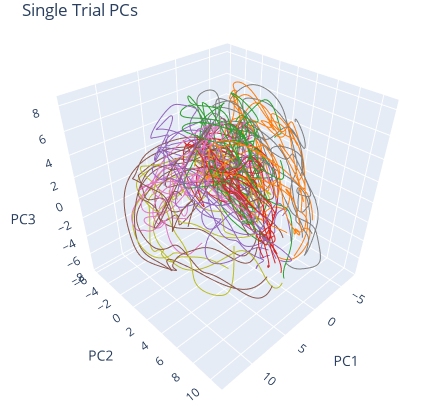

Notebook code cell kept with this figure:
### Code cell
# SINGLE TRIAL

fig = go.Figure()
for session in config.data.pretrain_sessions:    
    for cond_id, trials in trialized_data[session].groupby('condition'):
        for trial_id, trial in trials.groupby('trial_id'):
            pc_factors = pca.transform(trial.factors_smth)
            fig.add_trace(
                go.Scatter3d(
                    x=pc_factors[:, 0], 
                    y=pc_factors[:, 1], 
                    z=pc_factors[:, 2],
                    mode='lines',
                    line=dict(color=f'{colors.rgb2hex(cm.tab10(cond_id))}'),
                )
            )

fig.update_layout(
    width=430,
    height=410,
    autosize=False,
    showlegend=False,
    title={
        'text': "Single Trial PCs",
        'y':0.96,
        'yanchor': 'bottom'
    },
    scene=dict(
        xaxis_showspikes=False,
        yaxis_showspikes=False,
        zaxis_showspikes=False,
        xaxis_title="PC1",
        yaxis_title="PC2",
        zaxis_title="PC3",
        camera=dict(
            center=dict(
                x=0.065,
                y=0.0,
                z=-0.075,
                # z=-0.12,
            ),
            eye=dict(
                x=1.3, 
                y=1.3, 
                z=1.3
            )
        ),
        aspectratio = dict( x=1, y=1, z=1 ),
        aspectmode = 'manual'
    ),
)

fig.update_layout(margin=dict(r=0, l=0, b=0, t=20))
config2 = {'displayModeBar': False}
fig.show(config=config2)

### Figure 1 — Plotly figure (JSON) as saved in the notebook; plotly's stock layout.template omitted (floating-point values rounded to 4 significant figures; data arrays with more than 128 entries replaced by an {"elided": "..."} marker saying what was removed)
{"data": [{"line": {"color": "#ff7f0e"}, "mode": "lines", "type": "scatter3d", "x": {"elided": "200 float values"}, "y": {"elided": "200 float values"}, "z": {"elided": "200 float values"}}, {"line": {"color": "#ff7f0e"}, "mode": "lines", "type": "scatter3d", "x": {"elided": "200 float values"}, "y": {"elided": "200 float values"}, "z": {"elided": "200 float values"}}, {"line": {"color": "#ff7f0e"}, "mode": "lines", "type": "scatter3d", "x": {"elided": "200 float values"}, "y": {"elided": "200 float values"}, "z": {"elided": "200 float values"}}, {"line": {"color": "#ff7f0e"}, "mode": "lines", "type": "scatter3d", "x": {"elided": "200 float values"}, "y": {"elided": "200 float values"}, "z": {"elided": "200 float values"}}, {"line": {"color": "#2ca02c"}, "mode": "lines", "type": "scatter3d", "x": {"elided": "200 float values"}, "y": {"elided": "200 float values"}, "z": {"elided": "200 float values"}}, {"line": {"color": "#2ca02c"}, "mode": "lines", "type": "scatter3d", "x": {"elided": "200 float values"}, "y": {"elided": "200 float values"}, "z": {"elided": "200 float values"}}, {"line": {"color": "#2ca02c"}, "mode": "lines", "type": "scatter3d", "x": {"elided": "200 float values"}, "y": {"elided": "200 float values"}, "z": {"elided": "200 float values"}}, {"line": {"color": "#2ca02c"}, "mode": "lines", "type": "scatter3d", "x": {"elided": "200 float values"}, "y": {"elided": "200 float values"}, "z": {"elided": "200 float values"}}, {"line": {"color": "#d62728"}, "mode": "lines", "type": "scatter3d", "x": {"elided": "200 float values"}, "y": {"elided": "200 float values"}, "z": {"elided": "200 float values"}}, {"line": {"color": "#d62728"}, "mode": "lines", "type": "scatter3d", "x": {"elided": "200 float values"}, "y": {"elided": "200 float values"}, "z": {"elided": "200 float values"}}, {"line": {"color": "#d62728"}, "mode": "lines", "type": "scatter3d", "x": {"elided": "200 float values"}, "y": {"elided": "200 float values"}, "z": {"elided": "200 float values"}}, {"line": {"color": "#d62728"}, "mode": "lines", "type": "scatter3d", "x": {"elided": "200 float values"}, "y": {"elided": "200 float values"}, "z": {"elided": "200 float values"}}, {"line": {"color": "#9467bd"}, "mode": "lines", "type": "scatter3d", "x": {"elided": "200 float values"}, "y": {"elided": "200 float values"}, "z": {"elided": "200 float values"}}, {"line": {"color": "#9467bd"}, "mode": "lines", "type": "scatter3d", "x": {"elided": "200 float values"}, "y": {"elided": "200 float values"}, "z": {"elided": "200 float values"}}, {"line": {"color": "#9467bd"}, "mode": "lines", "type": "scatter3d", "x": {"elided": "200 float values"}, "y": {"elided": "200 float values"}, "z": {"elided": "200 float values"}}, {"line": {"color": "#9467bd"}, "mode": "lines", "type": "scatter3d", "x": {"elided": "200 float values"}, "y": {"elided": "200 float values"}, "z": {"elided": "200 float values"}}, {"line": {"color": "#8c564b"}, "mode": "lines", "type": "scatter3d", "x": {"elided": "200 float values"}, "y": {"elided": "200 float values"}, "z": {"elided": "200 float values"}}, {"line": {"color": "#8c564b"}, "mode": "lines", "type": "scatter3d", "x": {"elided": "200 float values"}, "y": {"elided": "200 float values"}, "z": {"elided": "200 float values"}}, {"line": {"color": "#8c564b"}, "mode": "lines", "type": "scatter3d", "x": {"elided": "200 float values"}, "y": {"elided": "200 float values"}, "z": {"elided": "200 float values"}}, {"line": {"color": "#8c564b"}, "mode": "lines", "type": "scatter3d", "x": {"elided": "200 float values"}, "y": {"elided": "200 float values"}, "z": {"elided": "200 float values"}}, {"line": {"color": "#e377c2"}, "mode": "lines", "type": "scatter3d", "x": {"elided": "200 float values"}, "y": {"elided": "200 float values"}, "z": {"elided": "200 float values"}}, {"line": {"color": "#e377c2"}, "mode": "lines", "type": "scatter3d", "x": {"elided": "200 float values"}, "y": {"elided": "200 float values"}, "z": {"elided": "200 float values"}}, {"line": {"color": "#e377c2"}, "mode": "lines", "type": "scatter3d", "x": {"elided": "200 float values"}, "y": {"elided": "200 float values"}, "z": {"elided": "200 float values"}}, {"line": {"color": "#e377c2"}, "mode": "lines", "type": "scatter3d", "x": {"elided": "200 float values"}, "y": {"elided": "200 float values"}, "z": {"elided": "200 float values"}}, {"line": {"color": "#7f7f7f"}, "mode": "lines", "type": "scatter3d", "x": {"elided": "200 float values"}, "y": {"elided": "200 float values"}, "z": {"elided": "200 float values"}}, {"line": {"color": "#7f7f7f"}, "mode": "lines", "type": "scatter3d", "x": {"elided": "200 float values"}, "y": {"elided": "200 float values"}, "z": {"elided": "200 float values"}}, {"line": {"color": "#7f7f7f"}, "mode": "lines", "type": "scatter3d", "x": {"elided": "200 float values"}, "y": {"elided": "200 float values"}, "z": {"elided": "200 float values"}}, {"line": {"color": "#7f7f7f"}, "mode": "lines", "type": "scatter3d", "x": {"elided": "200 float values"}, "y": {"elided": "200 float values"}, "z": {"elided": "200 float values"}}, {"line": {"color": "#bcbd22"}, "mode": "lines", "type": "scatter3d", "x": {"elided": "200 float values"}, "y": {"elided": "200 float values"}, "z": {"elided": "200 float values"}}, {"line": {"color": "#bcbd22"}, "mode": "lines", "type": "scatter3d", "x": {"elided": "200 float values"}, "y": {"elided": "200 float values"}, "z": {"elided": "200 float values"}}, {"line": {"color": "#bcbd22"}, "mode": "lines", "type": "scatter3d", "x": {"elided": "200 float values"}, "y": {"elided": "200 float values"}, "z": {"elided": "200 float values"}}, {"line": {"color": "#ff7f0e"}, "mode": "lines", "type": "scatter3d", "x": {"elided": "200 float values"}, "y": {"elided": "200 float values"}, "z": {"elided": "200 float values"}}, {"line": {"color": "#ff7f0e"}, "mode": "lines", "type": "scatter3d", "x": {"elided": "200 float values"}, "y": {"elided": "200 float values"}, "z": {"elided": "200 float values"}}, {"line": {"color": "#ff7f0e"}, "mode": "lines", "type": "scatter3d", "x": {"elided": "200 float values"}, "y": {"elided": "200 float values"}, "z": {"elided": "200 float values"}}, {"line": {"color": "#ff7f0e"}, "mode": "lines", "type": "scatter3d", "x": {"elided": "200 float values"}, "y": {"elided": "200 float values"}, "z": {"elided": "200 float values"}}, {"line": {"color": "#2ca02c"}, "mode": "lines", "type": "scatter3d", "x": {"elided": "200 float values"}, "y": {"elided": "200 float values"}, "z": {"elided": "200 float values"}}, {"line": {"color": "#2ca02c"}, "mode": "lines", "type": "scatter3d", "x": {"elided": "200 float values"}, "y": {"elided": "200 float values"}, "z": {"elided": "200 float values"}}, {"line": {"color": "#2ca02c"}, "mode": "lines", "type": "scatter3d", "x": {"elided": "200 float values"}, "y": {"elided": "200 float values"}, "z": {"elided": "200 float values"}}, {"line": {"color": "#2ca02c"}, "mode": "lines", "type": "scatter3d", "x": {"elided": "200 float values"}, "y": {"elided": "200 float values"}, "z": {"elided": "200 float values"}}, {"line": {"color": "#d62728"}, "mode": "lines", "type": "scatter3d", "x": {"elided": "200 float values"}, "y": {"elided": "200 float values"}, "z": {"elided": "200 float values"}}, {"line": {"color": "#d62728"}, "mode": "lines", "type": "scatter3d", "x": {"elided": "200 float values"}, "y": {"elided": "200 float values"}, "z": {"elided": "200 float values"}}, {"line": {"color": "#d62728"}, "mode": "lines", "type": "scatter3d", "x": {"elided": "200 float values"}, "y": {"elided": "200 float values"}, "z": {"elided": "200 float values"}}, {"line": {"color": "#d62728"}, "mode": "lines", "type": "scatter3d", "x": {"elided": "200 float values"}, "y": {"elided": "200 float values"}, "z": {"elided": "200 float values"}}, {"line": {"color": "#9467bd"}, "mode": "lines", "type": "scatter3d", "x": {"elided": "200 float values"}, "y": {"elided": "200 float values"}, "z": {"elided": "200 float values"}}, {"line": {"color": "#9467bd"}, "mode": "lines", "type": "scatter3d", "x": {"elided": "200 float values"}, "y": {"elided": "200 float values"}, "z": {"elided": "200 float values"}}, {"line": {"color": "#9467bd"}, "mode": "lines", "type": "scatter3d", "x": {"elided": "200 float values"}, "y": {"elided": "200 float values"}, "z": {"elided": "200 float values"}}, {"line": {"color": "#9467bd"}, "mode": "lines", "type": "scatter3d", "x": {"elided": "200 float values"}, "y": {"elided": "200 float values"}, "z": {"elided": "200 float values"}}, {"line": {"color": "#8c564b"}, "mode": "lines", "type": "scatter3d", "x": {"elided": "200 float values"}, "y": {"elided": "200 float values"}, "z": {"elided": "200 float values"}}, {"line": {"color": "#8c564b"}, "mode": "lines", "type": "scatter3d", "x": {"elided": "200 float values"}, "y": {"elided": "200 float values"}, "z": {"elided": "200 float values"}}, {"line": {"color": "#8c564b"}, "mode": "lines", "type": "scatter3d", "x": {"elided": "200 float values"}, "y": {"elided": "200 float values"}, "z": {"elided": "200 float values"}}, {"line": {"color": "#8c564b"}, "mode": "lines", "type": "scatter3d", "x": {"elided": "200 float values"}, "y": {"elided": "200 float values"}, "z": {"elided": "200 float values"}}, {"line": {"color": "#e377c2"}, "mode": "lines", "type": "scatter3d", "x": {"elided": "200 float values"}, "y": {"elided": "200 float values"}, "z": {"elided": "200 float values"}}, {"line": {"color": "#e377c2"}, "mode": "lines", "type": "scatter3d", "x": {"elided": "200 float values"}, "y": {"elided": "200 float values"}, "z": {"elided": "200 float values"}}, {"line": {"color": "#e377c2"}, "mode": "lines", "type": "scatter3d", "x": {"elided": "200 float values"}, "y": {"elided": "200 float values"}, "z": {"elided": "200 float values"}}, {"line": {"color": "#e377c2"}, "mode": "lines", "type": "scatter3d", "x": {"elided": "200 float values"}, "y": {"elided": "200 float values"}, "z": {"elided": "200 float values"}}, {"line": {"color": "#7f7f7f"}, "mode": "lines", "type": "scatter3d", "x": {"elided": "200 float values"}, "y": {"elided": "200 float values"}, "z": {"elided": "200 float values"}}, {"line": {"color": "#7f7f7f"}, "mode": "lines", "type": "scatter3d", "x": {"elided": "200 float values"}, "y": {"elided": "200 float values"}, "z": {"elided": "200 float values"}}, {"line": {"color": "#7f7f7f"}, "mode": "lines", "type": "scatter3d", "x": {"elided": "200 float values"}, "y": {"elided": "200 float values"}, "z": {"elided": "200 float values"}}, {"line": {"color": "#7f7f7f"}, "mode": "lines", "type": "scatter3d", "x": {"elided": "200 float values"}, "y": {"elided": "200 float values"}, "z": {"elided": "200 float values"}}, {"line": {"color": "#bcbd22"}, "mode": "lines", "type": "scatter3d", "x": {"elided": "200 float values"}, "y": {"elided": "200 float values"}, "z": {"elided": "200 float values"}}, {"line": {"color": "#bcbd22"}, "mode": "lines", "type": "scatter3d", "x": {"elided": "200 float values"}, "y": {"elided": "200 float values"}, "z": {"elided": "200 float values"}}, {"line": {"color": "#bcbd22"}, "mode": "lines", "type": "scatter3d", "x": {"elided": "200 float values"}, "y": {"elided": "200 float values"}, "z": {"elided": "200 float values"}}], "layout": {"autosize": false, "height": 410, "margin": {"b": 0, "l": 0, "r": 0, "t": 20}, "scene": {"aspectmode": "manual", "aspectratio": {"x": 1, "y": 1, "z": 1}, "camera": {"center": {"x": 0.065, "y": 0, "z": -0.075}, "eye": {"x": 1.3, "y": 1.3, "z": 1.3}}, "xaxis": {"showspikes": false, "title": {"text": "PC1"}}, "yaxis": {"showspikes": false, "title": {"text": "PC2"}}, "zaxis": {"showspikes": false, "title": {"text": "PC3"}}}, "showlegend": false, "title": {"text": "Single Trial PCs", "y": 0.96, "yanchor": "bottom"}, "width": 430}}
